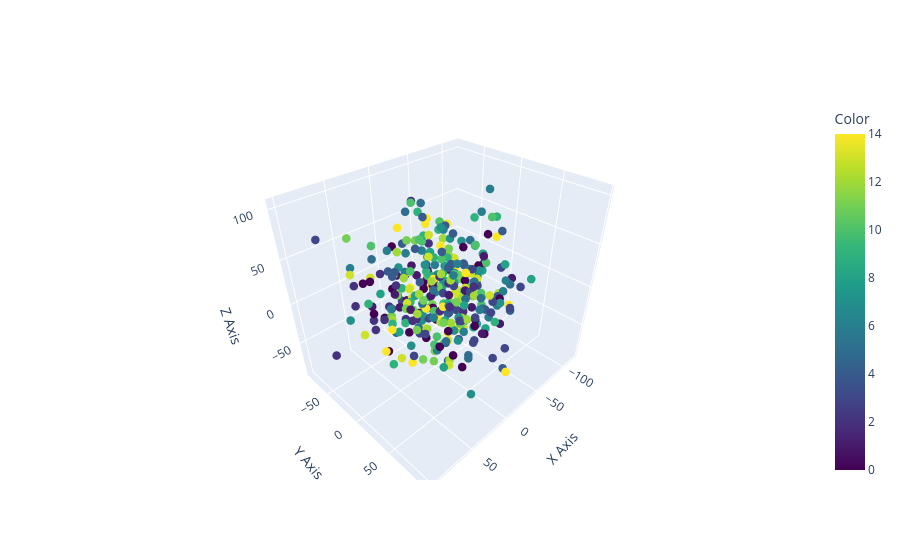

Notebook cell for this chart:
### Code cell
import plotly.graph_objects as go

# Sample data: replace these with your actual data points
x = pca_[:, 0].cpu().numpy()
y = pca_[:, 1].cpu().numpy()
z = pca_[:, 2].cpu().numpy()
color_values = torch.arange(0, 15).repeat_interleave(pca_.shape[0]//15).cpu().numpy()

# Create 3D scatter plot with color mapping
fig = go.Figure(data=[go.Scatter3d(
    x=x,
    y=y,
    z=z,
    mode='markers',
    marker=dict(
        size=5,
        color=color_values,        # Set color based on color values
        colorscale='Viridis',      # Choose a colorscale, e.g., 'Viridis', 'Cividis', etc.
        colorbar=dict(title='Color')
    )
)])

# Update layout for better visualization
fig.update_layout(scene=dict(
    xaxis_title='X Axis',
    yaxis_title='Y Axis',
    zaxis_title='Z Axis'
))

fig.show()

### Figure 1 — Plotly figure (JSON) as saved in the notebook; plotly's stock layout.template omitted (floating-point values rounded to 4 significant figures; data arrays with more than 128 entries replaced by an {"elided": "..."} marker saying what was removed)
{"data": [{"marker": {"color": {"elided": "375 int values"}, "colorbar": {"title": {"text": "Color"}}, "colorscale": [[0, "#440154"], [0.1111, "#482878"], [0.2222, "#3e4989"], [0.3333, "#31688e"], [0.4444, "#26828e"], [0.5556, "#1f9e89"], [0.6667, "#35b779"], [0.7778, "#6ece58"], [0.8889, "#b5de2b"], [1, "#fde725"]], "size": 5}, "mode": "markers", "type": "scatter3d", "x": {"elided": "375 float values"}, "y": {"elided": "375 float values"}, "z": {"elided": "375 float values"}}], "layout": {"scene": {"xaxis": {"title": {"text": "X Axis"}}, "yaxis": {"title": {"text": "Y Axis"}}, "zaxis": {"title": {"text": "Z Axis"}}}}}
